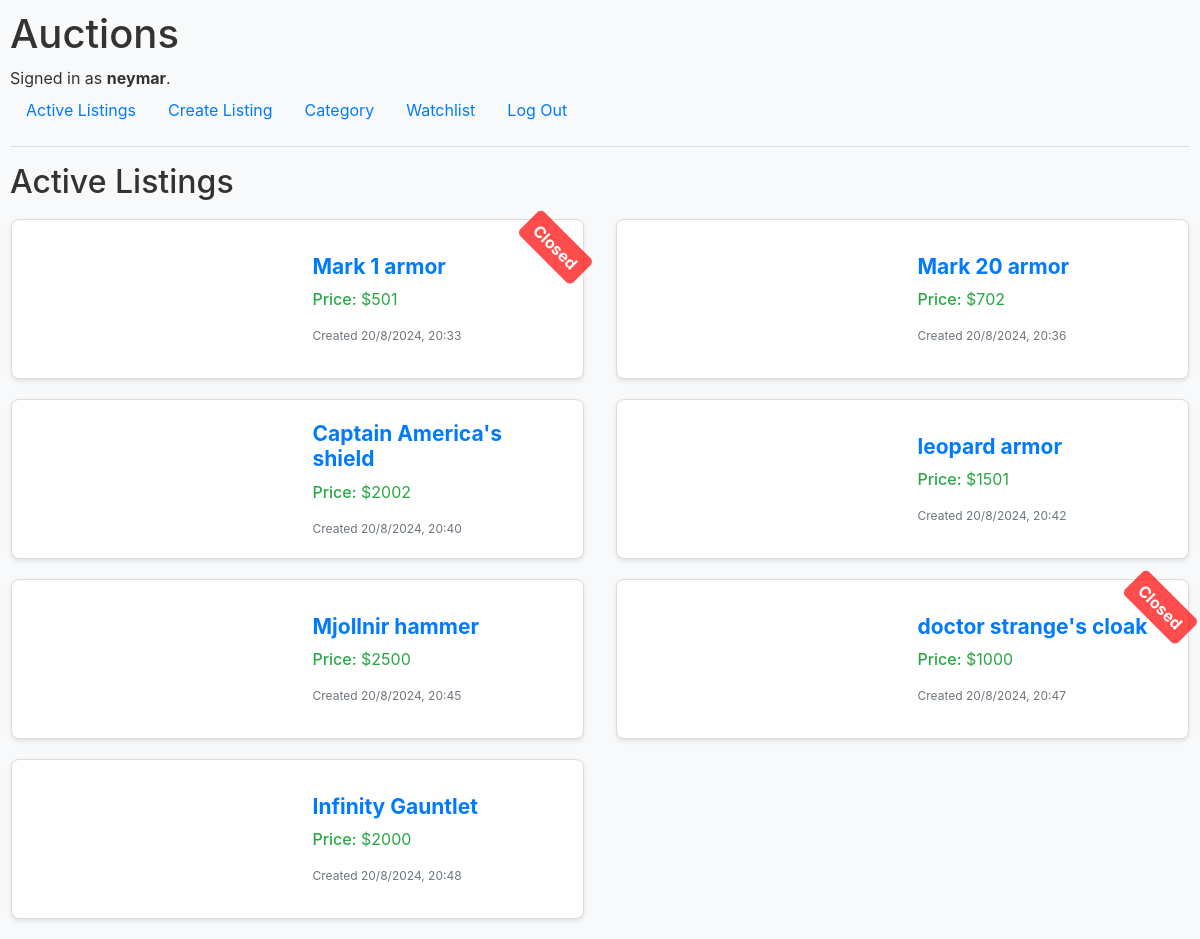
The page / (signed in) on the database its author committed.
### auctions/models.py (models this page shows)
class User(AbstractUser):
    pass

class AuctionList(models.Model):
    title = models.CharField(max_length=64)
    description = models.CharField(max_length=200)
    category = models.CharField(max_length=64)
    time = models.CharField(max_length=64)
    image_url = models.CharField(max_length=1000)
    price = models.IntegerField()
    closed = models.BooleanField(default = False)

### auctions/views.py (the view)
# urls.py: path("", views.index, name="index"),
def index(request):
    products = AuctionList.objects.all()
    return render(request, "auctions/index.html", {
        "products": products
    })

### auctions/templates/auctions/index.html (shortened to what this page needs)
{% extends "auctions/layout.html" %}
{% block body %}
    <h2>Active Listings</h2>
    <div class="products row">
        {% for product in products %}
            <div class="col-md-6">
                <a href="{% url 'specific' product.id %}">
                    <div class="product row">
                        <div class="product-img col-md-6">
                        </div>
                        <div class="product-infor col-md-6">
                            <h4>{{ product.title }}</h4>
                            <p><span>Price:</span> ${{ product.price }}</p>
                            <small>{{ product.time }}</small>
                        </div>
                        {% if product.closed %}
                            <div class="closed">Closed</div>
                        {% endif %}
                    </div>
                </a>
            </div>
        {% endfor %}
    </div>
{% endblock %}

### auctions/templates/auctions/layout.html (shortened to what this page needs)
{% load static %}
<!DOCTYPE html>
<html lang="en">
    <head>
        <link rel="stylesheet" href="https://stackpath.bootstrapcdn.com/bootstrap/4.4.1/css/bootstrap.min.css">
        <link href="{% static 'auctions/styles.css' %}" rel="stylesheet">
    </head>
    <body>
        <h1>Auctions</h1>
        <div>
            {% if user.is_authenticated %}
                Signed in as <strong>{{ user.username }}</strong>.
            {% else %}
                Not signed in.
            {% endif %}
        </div>
        <ul class="nav">
            <li class="nav-item">
                <a class="nav-link" href="{% url 'index' %}">Active Listings</a>
            </li>
            <li class="nav-item">
                <a class="nav-link" href="{% url 'create listing' %}">Create Listing</a>
            </li>
            <li class="nav-item">
                <a class="nav-link" href="{% url 'category' %}">Category</a>
            </li>
            <li class="nav-item">
                <a class="nav-link" href="{% url 'watchlist' %}">Watchlist</a>
            </li>
            {% if user.is_authenticated %}
                <li class="nav-item">
                    <a class="nav-link" href="{% url 'logout' %}">Log Out</a>
                </li>
            {% endif %}
        </ul>
        <hr>
        {% block body %}
        {% endblock %}
    </body>
</html>

### auctions/static/auctions/styles.css (style rules this page uses)
body { padding: 10px; background-color: #f8f9fa; color: #333; }
.product { position: relative; display: flex; justify-content: center; align-items: center; height: 160px; border: 1px solid #ddd; border-radius: 8px; background-color: #fff; box-shadow: 0 2px 4px rgba(0, 0, 0, 0.1); margin: 10px 1px; transition: transform 0.2s, box-shadow 0.2s; }
.closed { position: absolute; top: 10px; right: -10px; background-color: rgba(255, 0, 0, 0.7); color: #fff; padding: 5px 10px; border-radius: 5px; font-weight: bold; transform: rotate(45deg); transform-origin: center; transition: background-color 0.2s; }
.product h4 { overflow: hidden; text-overflow: ellipsis; }
.product-img { position: relative; border-top-left-radius: 8px; border-top-right-radius: 8px; display: flex; height: 100%; justify-content: center; align-items: center; }
.product-infor { padding: 15px; display: flex; flex-direction: column; justify-content: space-between; }
.product-infor span { font-weight: 500; }
.product-infor p { color: #28a745; }
.product-infor h4 { font-size: 21px; font-weight: bold; color: #007bff; }
.product-infor small { font-size: 12px; color: #6c757d; }

### rows shown on the page
User: username "neymar"
AuctionList: title "Mark 1 armor", price "501", time "Created 20/8/2024, 20:33", closed "Closed"
AuctionList: title "Mark 20 armor", price "702", time "Created 20/8/2024, 20:36"
AuctionList: title "Captain America's shield", price "2002", time "Created 20/8/2024, 20:40"
AuctionList: title "leopard armor", price "1501", time "Created 20/8/2024, 20:42"
AuctionList: title "Mjollnir hammer", price "2500", time "Created 20/8/2024, 20:45"
AuctionList: title "doctor strange's cloak", price "1000", time "Created 20/8/2024, 20:47", closed "Closed"
AuctionList: title "Infinity Gauntlet", price "2000", time "Created 20/8/2024, 20:48"
